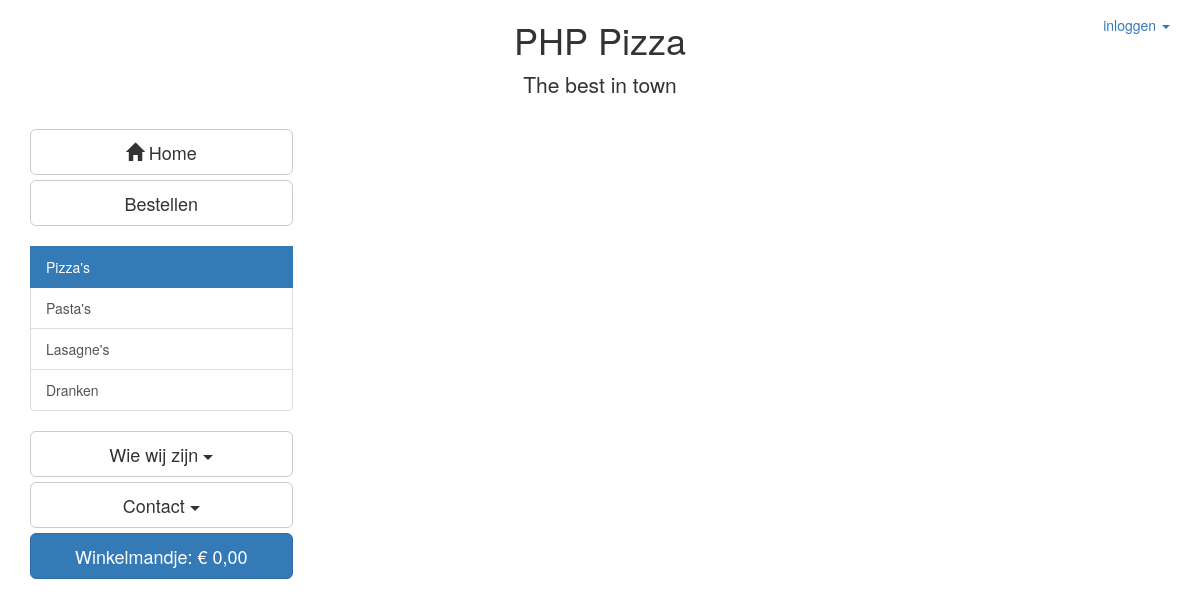
The app's page /?page=bestellen, older data.
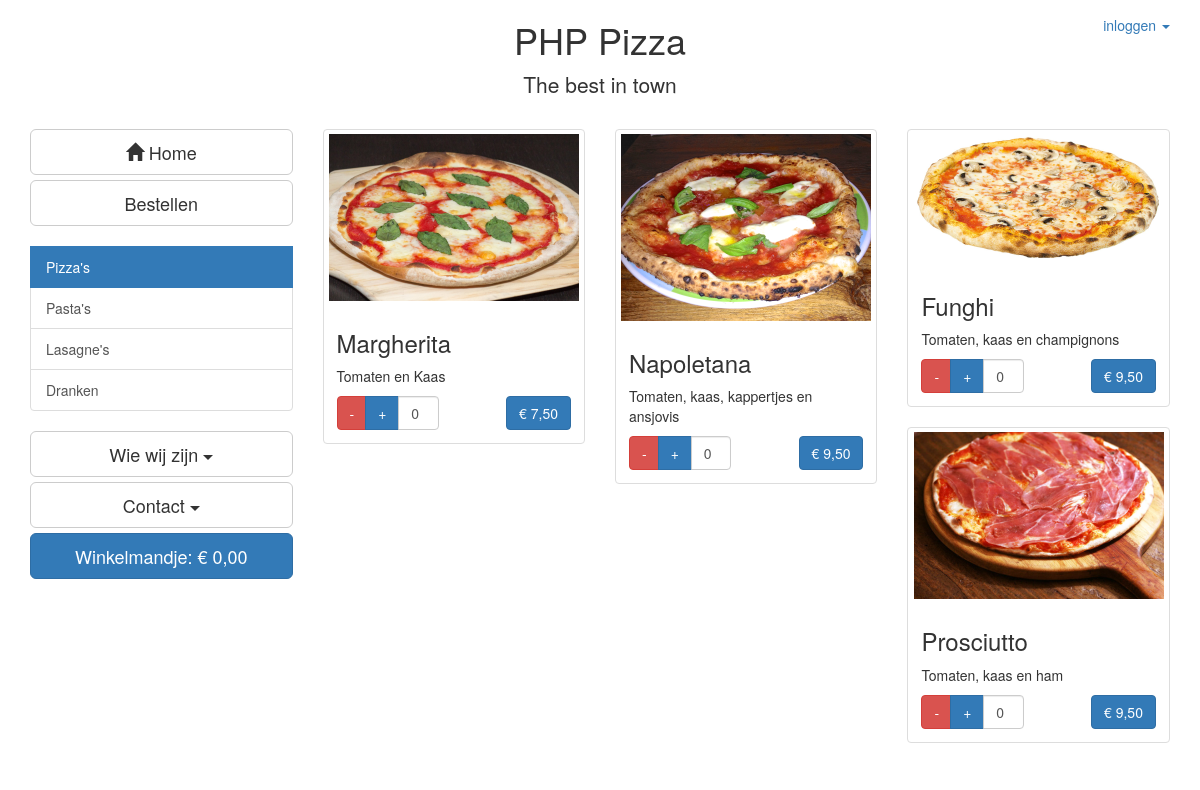
The same page, newer data.
### tables this page shows
CREATE TABLE productcategorie (
  id                         	INTEGER UNSIGNED         	NOT NULL     AUTO_INCREMENT,
  naam                       	varchar(40)              	NOT NULL,
PRIMARY KEY(id)
);

CREATE TABLE product (
  id                         	INTEGER UNSIGNED         	NOT NULL     AUTO_INCREMENT,
  naam                       	varchar(100)             	NOT NULL,
  omschrijving               	text,
  categorie_id               	INTEGER UNSIGNED         	NOT NULL,
  prijs              			int(10)                   	NOT NULL,
  actief						tinyint(1)					NOT NULL,
PRIMARY KEY(id),
FOREIGN KEY(categorie_id)    		REFERENCES productcategorie(id)
);

### functions/get_products.php (called while the page is built, shortened)
<?php
function getProductcategorie() {
    global $db;
    $sql = '
      SELECT id, naam
      FROM productcategorie ORDER BY id';
    $stmt = $db->prepare($sql);
    $stmt->execute();
    $result = $stmt->fetchAll(PDO::FETCH_ASSOC);
    return $result;
}
function getProducts($cat, $start, $aantal){
    global $db;
    $sql = '
      SELECT id, naam, omschrijving, prijs
      FROM product
      WHERE categorie_id = :cat AND actief = 1
      LIMIT :start, :aantal';
      $stmt = $db->prepare($sql);
      $stmt->bindParam(':cat', $cat, PDO::PARAM_INT);
      $stmt->bindParam(':start', $start, PDO::PARAM_INT);
      $stmt->bindParam(':aantal', $aantal, PDO::PARAM_INT);
      $stmt->execute();
      $result = $stmt->fetchAll(PDO::FETCH_ASSOC);
      return($result);
}
function convertPrice($input){
  $output = "€ ";
  $number = round(($input / 100),2);
  $output .= number_format($number, 2, ',', ' ');
  return($output);
}
 ?>

### functions/get_chart.php (called while the page is built, shortened)
<?php
extract($_POST);
require_once('get_products.php');
function getNrInChart($id){
  if(isset($_SESSION['cart'])){
    if(is_array($_SESSION['cart'])){
      if(isset($_SESSION['cart'][$id])){
        return $_SESSION['cart'][$id];
      }else{
        return 0;
      }
    }else{
      return 0;
    }
  }else{
    return 0;
  }
}
?>

### parts/bestellen.php (the view, shortened to what this page needs)
<?php
if(isset($_GET['cat'])){
  $catSelected = htmlspecialchars($_GET['cat']);
}else{
    $catSelected = 1;
}
$producten = getProducts($catSelected, 0, 4 );
 ?>
<div class="row">
  <?php
  foreach($producten AS $product){
  ?>
  <div class="col-sm-6 col-md-4">
    <div class="thumbnail">
      <img src="img/products/<?php echo $product['id'] ?>.png" alt="<?php echo $product['naam'] ?>">
      <div class="caption">
        <h3><?php echo $product['naam'];?></h3>
        <p><?php echo $product['omschrijving'];?></p>
        <div class="row">
          <div class="col-lg-6">
            <div class="input-group">
              <span class="input-group-btn">
                <button class="btn btn-danger" id="product<?php echo $product['id']; ?>min" type="button"> - </button>
                <button class="btn btn-primary" id="product<?php echo $product['id']; ?>plus" type="button"> + </button>
              </span>
              <input type="text" id="product<?php echo $product['id']; ?>amount" class="form-control" value="<?php echo getNrInChart($product['id']); ?>">
            </div>
          </div>
          <div class="col-lg-6">
            <button class="btn btn-primary pull-right" id="product<?php echo $product['id']; ?>order" type="button"><?php echo convertPrice($product['prijs']); ?></button>
          </div>
        </div>
      </div>
    </div>
  </div>
<?php
} ?>
</div>

### index.php (shortened to what this page needs)
<?php
require_once('functions/database.php');
require_once("functions/get_products.php");
require_once("functions/get_chart.php");
if(!isset($_SESSION['logged_in'])){
  $logged_in = $_SESSION['logged_in'];
}else{
  $logged_in = $_SESSION['logged_in'];
}
 ?>
<!DOCTYPE html>
 <html class="no-js">
    <head>
        <link rel="stylesheet" href="css/bootstrap.min.css">
        <link rel="stylesheet" href="css/style.css">
    </head>
    <body>
    <?php include("parts/header.php"); ?>
    <div class="container" id="navigation_container">
        <div class="row">
                <?php include("parts/navigation.php"); ?>
                <div class="col-sm-9 main">
                    <?php
                    if (isset($_GET["page"])) {
                        $page = htmlspecialchars($_GET["page"]);
                        include("parts/{$page}.php");
                    } else {
                        include("parts/main.php");
                    }
                    ?>
                </div>
        </div>
    </div>
    </body>
</html>

### parts/header.php (shortened to what this page needs)
<div class="header" id="header">
  <nav class="navbar navbar navbar-fixed-top">
          <div class="container">
            <div id="navbar" class="navbar-collapse collapse">
            <ul class="nav navbar-nav navbar-right">
              <li class="dropdown">
                <a href="#" class="dropdown-toggle" data-toggle="dropdown" role="button" id="loginText">
                  <?php if(!$logged_in){
                    echo "inloggen";
                  }else{
                    echo "Welkom ".ucfirst(strtolower($_SESSION["user_name"]))." (uitloggen)";
                    ?>
                    <?php
                  }
                  ?>
                  <span class="caret"></span>
                </a>
              </li>
            </ul>
          </div>
      </div>
    </nav>
    <div class="container text-center">
      <h1 class="bedrijfsnaam">PHP Pizza</h1>
      <p class="lead beschrijving">The best in town</p>
    </div>
</div>

### parts/navigation.php (shortened to what this page needs)
<?php
require_once("functions/get_products.php");
$categories = getProductcategorie();
if(isset($_GET['cat'])){
  $catSelected = htmlspecialchars($_GET['cat']);
}else{
    $catSelected = 1;
}
?>
<div class="col-sm-3 offset-sm-1">
    <div class="navigatie">
            <a href="index.php" class="btn btn-default btn-lg btn-block" role="button">
                <span class="glyphicon glyphicon-home" aria-hidden="true"></span> Home
            </a>
            <a href="?page=bestellen" class="btn btn-default btn-lg btn-block" role="button">Bestellen</a>
            <?php
            if(isset($_GET['page'])){
              if($_GET['page'] == "bestellen"){
            ?>
              <div class="list-group"><br>
                <?php
                foreach($categories AS $cat){
                  if($catSelected == $cat['id']){
                    $active = "active";
                  }else{
                    $active = "";
                  }
                  echo  '<a href="?page=bestellen&cat='. $cat['id'] .'" class="list-group-item '. $active .'"> '. $cat['naam'] .'</a>';
                }
                ?>
              </div>
            <?php
          }
        };
            ?>
            <div class="btn-group btn-block">
                <button type="button" class="btn btn-default btn-lg dropdown-toggle btn-block" data-toggle="dropdown" aria-haspopup="true" aria-expanded="false">
                    Wie wij zijn <span class="caret"></span>
                </button>
            </div>
            <div class="btn-group btn-block">
                <button type="button" class="btn btn-default btn-lg dropdown-toggle btn-block" data-toggle="dropdown" aria-haspopup="true" aria-expanded="false">
                    Contact <span class="caret"></span>
                </button>
            </div>
            <a href="?page=afrekenen" class="btn btn-primary btn-lg btn-block" role="button" id="totaalBedrag">Winkelmandje: € 0,00
            </a>
    </div>
</div>

### css/style.css (style rules this page uses)
.header { margin-bottom: 10px; }
body { margin-bottom: 100px; }

Row changes from the older to the newer data that the page shows:
now on this page (row edited): product: shows a picture, naam "Margherita", omschrijving "Tomaten en Kaas", id "0", prijs "€ 7,50"
now on this page (row edited): product: shows a picture, naam "Napoletana", omschrijving "Tomaten, kaas, kappertjes en ansjovis", id "0", prijs "€ 9,50"
now on this page (row edited): product: shows a picture, naam "Funghi", omschrijving "Tomaten, kaas en champignons", id "0", prijs "€ 9,50"
now on this page (row edited): product: shows a picture, naam "Prosciutto", omschrijving "Tomaten, kaas en ham", id "0", prijs "€ 9,50"
